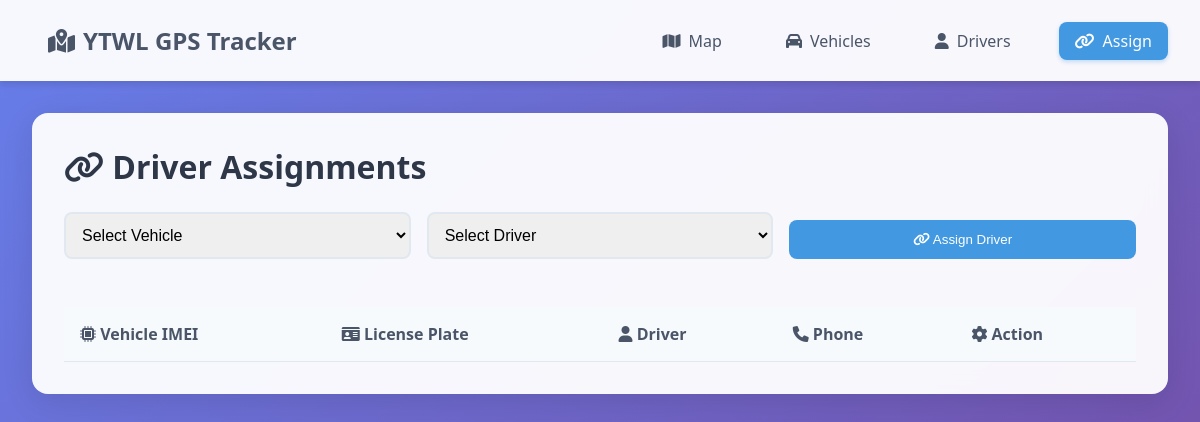
Page /assign on the earlier database version.
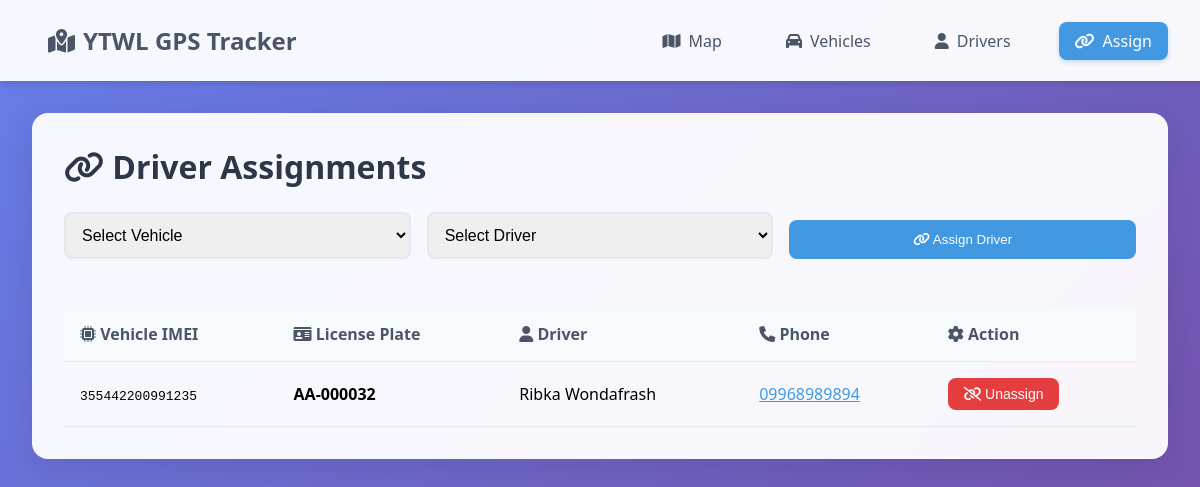
Same page on the later database version.
### tables this page shows
CREATE TABLE assignments (
        id INTEGER PRIMARY KEY AUTOINCREMENT,
        imei TEXT,
        driver_id INTEGER,
        active INTEGER DEFAULT 1
    );

CREATE TABLE vehicles (
        name TEXT,
        imei TEXT PRIMARY KEY,
        plate TEXT,
        speed_limit INTEGER DEFAULT 80
    );

CREATE TABLE drivers (
        id INTEGER PRIMARY KEY AUTOINCREMENT,
        name TEXT,
        phone TEXT
    );

### app.py (the view, shortened to what this page needs)
@app.route("/assign", methods=["GET", "POST"])
def assign():
    return render_template(
        "assign.html",
        vehicles=list_vehicles(),
        drivers=list_drivers(),
        assignments=list_assignments()
    )

### db.py (called while the page is built)
def get_db():
    db = sqlite3.connect(DB_NAME, check_same_thread=False)
    db.execute("PRAGMA journal_mode=WAL;")
    return db

def list_vehicles():
    db = get_db()
    c = db.cursor()
    c.execute("SELECT name, imei, plate, speed_limit FROM vehicles")
    rows = c.fetchall()
    db.close()
    return rows

def list_drivers():
    db = get_db()
    c = db.cursor()
    c.execute("SELECT id, name, phone FROM drivers")
    rows = c.fetchall()
    db.close()
    return rows

def list_assignments():
    db = get_db()
    c = db.cursor()
    c.execute("""
        SELECT a.imei, v.plate, d.name, d.phone
        FROM assignments a
        JOIN vehicles v ON a.imei = v.imei
        JOIN drivers d ON a.driver_id = d.id
        WHERE a.active = 1
    """)
    rows = c.fetchall()
    db.close()
    return rows

### templates/assign.html (shortened to what this page needs)
{% extends "base.html" %}
{% block content %}
<div class="card">
    <h2><i class="fas fa-link"></i> Driver Assignments</h2>
    <form method="post" style="display: grid; grid-template-columns: repeat(auto-fit, minmax(200px, 1fr)); gap: 1rem; margin-bottom: 2rem;">
        <select name="imei" required>
            <option value="">Select Vehicle</option>
        </select>
        <select name="driver_id" required>
            <option value="">Select Driver</option>
        </select>
        <button type="submit" class="btn" style="align-self: end;">
            <i class="fas fa-link"></i> Assign Driver
        </button>
    </form>
    <div style="overflow-x: auto;">
        <table>
            <thead>
                <tr>
                    <th><i class="fas fa-microchip"></i> Vehicle IMEI</th>
                    <th><i class="fas fa-id-card"></i> License Plate</th>
                    <th><i class="fas fa-user"></i> Driver</th>
                    <th><i class="fas fa-phone"></i> Phone</th>
                    <th><i class="fas fa-cog"></i> Action</th>
                </tr>
            </thead>
            <tbody>
                {% for a in assignments %}
                <tr>
                    <td><code>{{a[0]}}</code></td>
                    <td><strong>{{a[1]}}</strong></td>
                    <td>{{a[2]}}</td>
                    <td><a href="tel:{{a[3]}}" style="color: #4299e1;">{{a[3]}}</a></td>
                    <td>
                        <form method="post" style="display:inline;">
                            <button type="submit" class="btn" style="background: #e53e3e; padding: 0.5rem 1rem; font-size: 0.875rem;">
                                <i class="fas fa-unlink"></i> Unassign
                            </button>
                        </form>
                    </td>
                </tr>
                {% endfor %}
            </tbody>
        </table>
    </div>
</div>
{% endblock %}

### templates/base.html (shortened to what this page needs)
<!DOCTYPE html>
<html>
<head>
    <link href="https://cdnjs.cloudflare.com/ajax/libs/font-awesome/6.0.0/css/all.min.css" rel="stylesheet">
</head>
<body>
<nav>
    <div class="nav-container">
        <a href="/" class="nav-brand">
            <i class="fas fa-map-marked-alt"></i>
            YTWL GPS Tracker
        </a>
        <div class="nav-links">
            <a href="/" class="{% if request.endpoint == 'home' %}active{% endif %}">
                <i class="fas fa-map"></i> Map
            </a>
            <a href="/vehicles" class="{% if request.endpoint == 'vehicles' %}active{% endif %}">
                <i class="fas fa-car"></i> Vehicles
            </a>
            <a href="/drivers" class="{% if request.endpoint == 'drivers' %}active{% endif %}">
                <i class="fas fa-user"></i> Drivers
            </a>
            <a href="/assign" class="{% if request.endpoint == 'assign' %}active{% endif %}">
                <i class="fas fa-link"></i> Assign
            </a>
        </div>
    </div>
</nav>
<div class="container">
    {% block content %}{% endblock %}
</div>
</body>
</html>

### templates/base.html (style rules this page uses)
* { margin: 0; padding: 0; box-sizing: border-box; }
body { font-family: 'Segoe UI', Tahoma, Geneva, Verdana, sans-serif; background: linear-gradient(135deg, #667eea 0%, #764ba2 100%); min-height: 100vh; }
nav { background: rgba(255, 255, 255, 0.95); backdrop-filter: blur(10px); padding: 1rem 2rem; box-shadow: 0 4px 6px rgba(0, 0, 0, 0.1); position: sticky; top: 0; z-index: 1000; }
.nav-container { max-width: 1200px; margin: 0 auto; display: flex; justify-content: space-between; align-items: center; }
.nav-brand { font-size: 1.5rem; font-weight: bold; color: #4a5568; text-decoration: none; }
.nav-links { display: flex; gap: 2rem; }
nav a { color: #4a5568; text-decoration: none; padding: 0.5rem 1rem; border-radius: 8px; transition: all 0.3s ease; display: flex; align-items: center; gap: 0.5rem; }
nav a.active { background: #4299e1; color: white; box-shadow: 0 2px 4px rgba(66, 153, 225, 0.3); }
.container { max-width: 1200px; margin: 2rem auto; padding: 0 2rem; }
.card { background: rgba(255, 255, 255, 0.95); backdrop-filter: blur(10px); border-radius: 16px; padding: 2rem; box-shadow: 0 8px 32px rgba(0, 0, 0, 0.1); margin-bottom: 2rem; }
h2 { color: #2d3748; margin-bottom: 1.5rem; font-size: 2rem; font-weight: 600; }
.btn { background: #4299e1; color: white; border: none; padding: 0.75rem 1.5rem; border-radius: 8px; cursor: pointer; transition: all 0.3s ease; font-weight: 500; }
input, select { padding: 0.75rem; border: 2px solid #e2e8f0; border-radius: 8px; font-size: 1rem; transition: border-color 0.3s ease; }
table { width: 100%; border-collapse: collapse; margin-top: 1rem; }
th, td { padding: 1rem; text-align: left; border-bottom: 1px solid #e2e8f0; }
th { background: #f7fafc; color: #4a5568; font-weight: 600; }

Differences in the rows shown:
added assignments: imei "355442200991235", plate "AA-000032", name "Ribka Wondafrash", phone "09968989894"
